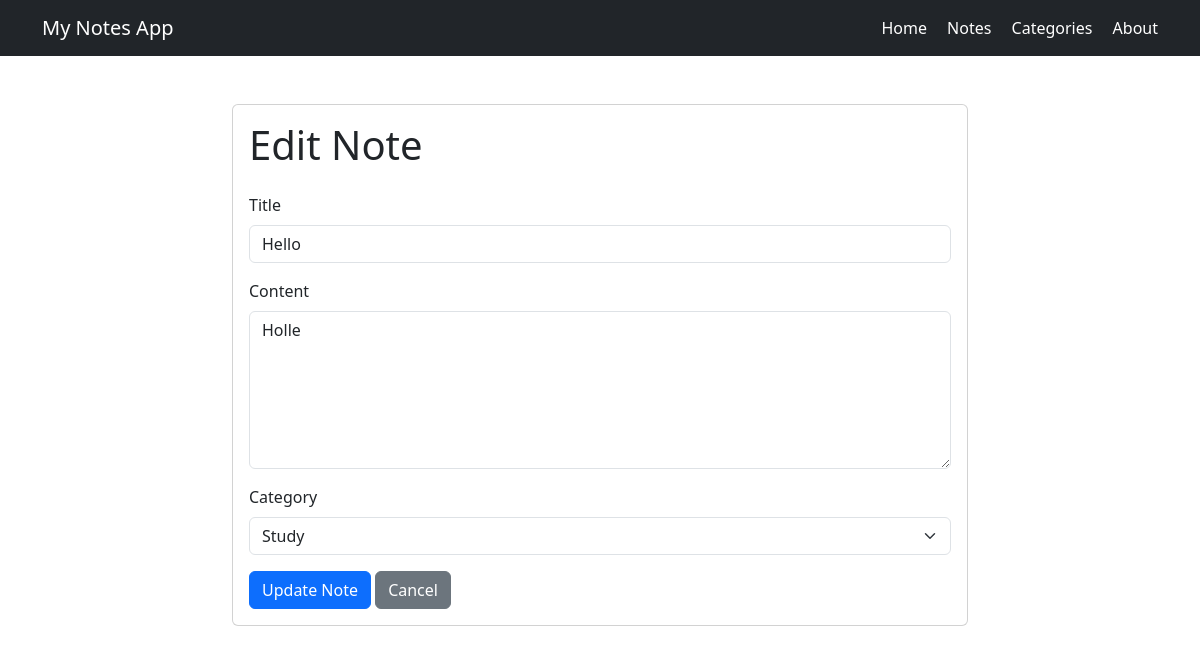
Page /notes/7/edit on the committed database.
### tables this page shows
CREATE TABLE notes (
            id INTEGER PRIMARY KEY AUTOINCREMENT,
            title TEXT NOT NULL,
            content TEXT NOT NULL
        , category TEXT NOT NULL DEFAULT 'General', created_at TEXT NOT NULL DEFAULT '');

CREATE TABLE categories (
            id INTEGER PRIMARY KEY AUTOINCREMENT,
            name TEXT NOT NULL UNIQUE
        );

### app.py (the view, shortened to what this page needs)
@app.route("/notes/<int:note_id>/edit", methods=["GET", "POST"])
def edit_note(note_id):
    note = find_note(note_id)
    if note is None:
        abort(404)
    categories = get_all_categories()
    return render_template(
        "edit_note.html",
        note=note,
        categories=categories
    )

### app.py (called while the page is built)
def get_db_connection():
    connection = sqlite3.connect(DATABASE)
    connection.row_factory = sqlite3.Row
    return connection

def find_note(note_id):
    connection = get_db_connection()
    note = connection.execute(
        "SELECT * FROM notes WHERE id = ?",
        (note_id,)
    ).fetchone()
    connection.close()
    return note

def get_all_categories():
    connection = get_db_connection()
    categories = connection.execute(
        "SELECT * FROM categories ORDER BY name ASC"
    ).fetchall()
    connection.close()
    return categories

### templates/edit_note.html (shortened to what this page needs)
{% extends "base.html" %}
{% block content %}
<div class="row justify-content-center">
    <div class="col-md-8">
        <div class="card">
            <div class="card-body">
                <h1 class="mb-4">
                    Edit Note
                </h1>
                <form
                    method="POST"
                    action="{{ url_for('edit_note', note_id=note.id) }}"
                >
                    <div class="mb-3">
                        <label
                            for="title"
                            class="form-label"
                        >
                            Title
                        </label>
                        <input
                            type="text"
                            class="form-control"
                            id="title"
                            name="title"
                            value="{{ note.title }}"
                            required
                        >
                    </div>
                    <div class="mb-3">
                        <label
                            for="content"
                            class="form-label"
                        >
                            Content
                        </label>
                        <textarea
                            class="form-control"
                            id="content"
                            name="content"
                            rows="6"
                            required
                        >{{ note.content }}</textarea>
                    </div>
                    <div class="mb-3">
                        <label
                            for="category"
                            class="form-label"
                        >
                            Category
                        </label>
                        <select
                            class="form-select"
                            id="category"
                            name="category"
                            required
                        >
                            {% for category in categories %}
                                <option
                                    value="{{ category['name'] }}"
                                    {% if category['name'] == note['category'] %}
                                        selected
                                    {% endif %}
                                >
                                    {{ category['name'] }}
                                </option>
                            {% endfor %}
                        </select>
                    </div>
                    <button
                        type="submit"
                        class="btn btn-primary"
                    >
                        Update Note
                    </button>
                    <a
                        href="{{ url_for('view_note', note_id=note.id) }}"
                        class="btn btn-secondary"
                    >
                        Cancel
                    </a>
                </form>
            </div>
        </div>
    </div>
</div>
{% endblock %}

### rows in the picture
notes: title "Hello", content "Holle", category "Study"
